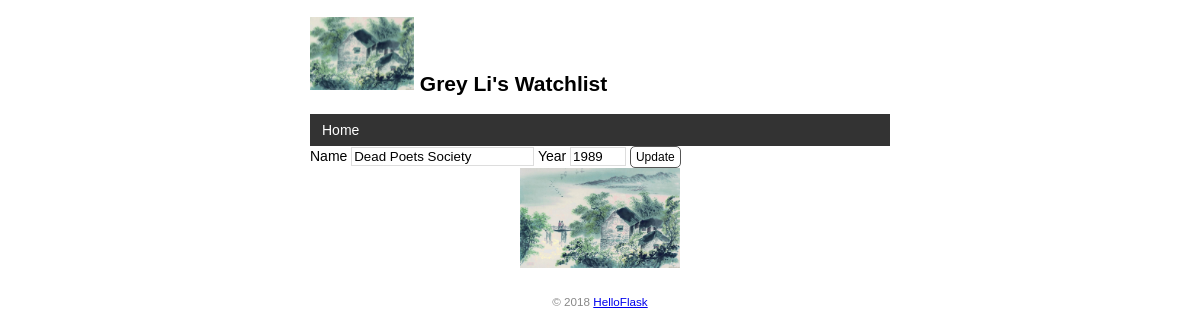
The page /movie/edit/2 on the database its author committed.
### app.py (models this page shows)
class User(db.Model):  # 表名将会是 user（自动生成，小写处理）
    id = db.Column(db.Integer, primary_key=True)  # 主键
    name = db.Column(db.String(20))  # 名字

class Movie(db.Model):  # 表名将会是 movie
    id = db.Column(db.Integer, primary_key=True)  # 主键
    title = db.Column(db.String(60))  # 电影标题
    year = db.Column(db.String(4))  # 电影年份

### app.py (the view, shortened to what this page needs)
@app.route('/movie/edit/<int:movie_id>',methods=['GET','POST'])
def edit(movie_id):
    movie=Movie.query.get_or_404(movie_id)
    return render_template('edit.html',movie=movie)

### app.py (called while the page is built)
@app.context_processor
def inject_user():
    user=User.query.first()
    return dict(user=user)

### templates/edit.html
{% extends 'base.html' %}
{% block content %}
    <form method="post">
    Name <input type="text" name="title" autocomplete="off" required value = '{{ movie.title }}'>
    Year <input type="text" name="year" autocomplete="off" required value = '{{ movie.year }}'>
    <input class="btn" type="submit" name="submit" value="Update">
</form>
        <img alt="orgin"class="orgin" src="{{ url_for('static',filename='images/orgin.jpeg') }}">
{% endblock %}

### templates/base.html (shortened to what this page needs)
<!DOCTYPE html>
<html lang="en">
<head>
    {% block head %}
    <link rel="stylesheet" href="{{ url_for('static', filename='style.css') }}" type="text/css">
    {% endblock %}
</head>
<body>
    <h2>
        <img alt="Avatar" class="avatar" src="{{ url_for('static', filename='images/picture.png') }}">
        {{ user.name }}'s Watchlist
    </h2>
    <nav>
        <ul>
            <li><a href="{{ url_for('index') }}">Home</a></li>
        </ul>
    </nav>
    {% block content %}{% endblock %}
    <footer>
        <small>&copy; 2018 <a href="http://helloflask.com/tutorial">HelloFlask</a></small>
    </footer>
</body>
</html>

### static/style.css (style rules this page uses)
body { margin: auto; max-width: 580px; font-size: 14px; font-family: Helvetica, Arial, sans-serif; }
footer { color: #888; margin-top: 15px; text-align: center; padding: 10px; }
.orgin { display: block; margin: 0 auto; height: 100px; }
nav ul { list-style-type: none; margin: 0; padding: 0; overflow: hidden; background-color: #333; }
nav li { float: left; }
nav li a { display: block; color: white; text-align: center; padding: 8px 12px; text-decoration: none; }
input[type=submit] { font-family: inherit; }
input[type=text] { border: 1px solid #ddd; }
input[name=year] { width: 50px; }
.btn { font-size: 12px; padding: 3px 5px; text-decoration: none; cursor: pointer; background-color: white; color: black; border: 1px solid #555555; border-radius: 5px; }

### rows shown on the page
User: name "Grey Li"
Movie: title "Dead Poets Society", year "1989"
